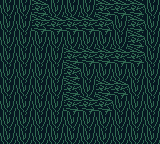

The image is a tile-based game level rendered from a .tmx file. Its description and complete source (layers, tilesets, objects, tile grids) follow:
An orthogonal 10x9 tile map with 16x16 px tiles, 2 tile layers (1. csemperéteg, 2. csemperéteg).

<map version="1.9" tiledversion="1.9.2" orientation="orthogonal" renderorder="right-down" width="10" height="9" tilewidth="16" tileheight="16" infinite="0" nextlayerid="3" nextobjectid="1">
 <tileset firstgid="1" source="bgr_tiles.tsx" />
 <layer id="1" name="1. csemperéteg" width="10" height="9">
  <data encoding="csv">
14,14,14,14,14,14,14,14,14,14,
14,14,14,14,14,14,14,14,14,14,
14,14,14,14,14,14,14,14,14,14,
14,14,14,14,14,14,14,14,14,14,
14,14,14,14,14,14,14,14,14,14,
14,14,14,14,14,14,14,14,14,14,
14,14,14,14,14,14,14,14,14,14,
14,14,14,14,14,14,14,14,14,14,
14,14,14,14,14,14,14,14,14,14
</data>
 </layer>
 <layer id="2" name="2. csemperéteg" width="10" height="9">
  <data encoding="csv">
0,0,15,0,0,0,15,15,15,0,
0,0,15,15,15,15,15,0,15,0,
0,0,0,0,0,0,0,0,15,0,
0,0,0,0,15,15,15,15,15,0,
0,0,0,0,15,0,0,0,0,0,
0,0,0,0,15,0,15,15,0,0,
0,0,0,0,15,15,15,0,0,0,
0,0,0,0,0,0,0,0,0,0,
0,0,0,0,0,0,0,0,0,0
</data>
 </layer>
</map>
